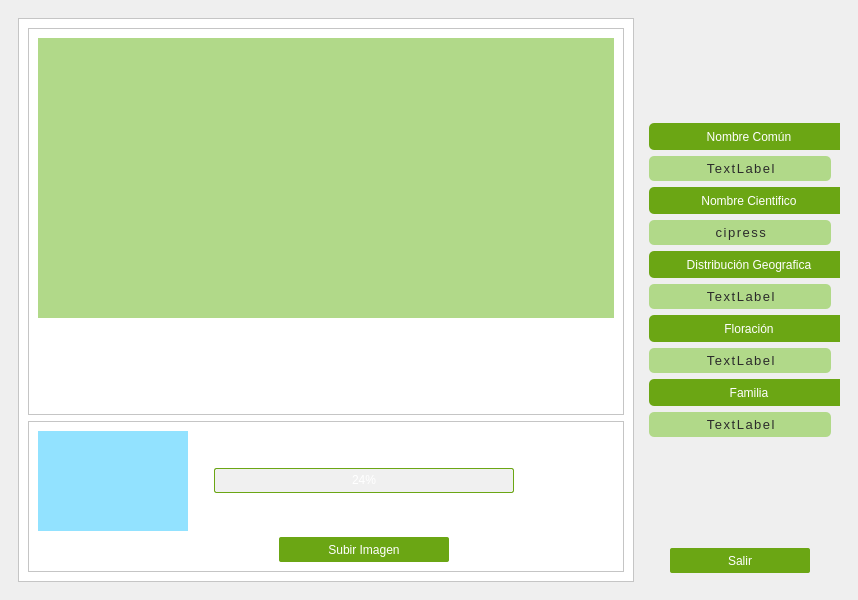
<?xml version="1.0" encoding="UTF-8"?>
<ui version="4.0">
 <class>MainWindow</class>
 <widget class="QMainWindow" name="MainWindow">
  <property name="geometry">
   <rect>
    <x>0</x>
    <y>0</y>
    <width>838</width>
    <height>600</height>
   </rect>
  </property>
  <property name="windowTitle">
   <string>MainWindow</string>
  </property>
  <property name="styleSheet">
   <string notr="true">background-color: rgb(255, 255, 255);
QPushButton {
    background-color: #6BA614;  /* Fondo más transparente */
    border-radius: 5px;  /* Bordes redondeados */
    padding: 5px 5px;  /* Espaciado interno */
    font: bold 12px &quot;Montserrat&quot;;  /* Fuente moderna */
    color: white;  /* Texto en blanco */
    border: none;  /* Sin borde */
    box-shadow: 3px 3px 8px rgba(0, 0, 0, 0.2);  /* Sombra sutil */
}

QPushButton:hover {
    background-color: #3A5A40;  /* Cambio de color al pasar el mouse */
}

QPushButton:pressed {
    background-color: #2C4A34;  /* Cambio de color al hacer clic */
    box-shadow: none;  /* Quita la sombra para efecto de presión */
}
</string>
  </property>
  <widget class="QWidget" name="centralwidget">
   <layout class="QGridLayout" name="gridLayout_2">
    <item row="0" column="0">
     <widget class="QFrame" name="gridFrame">
      <property name="styleSheet">
       <string notr="true"/>
      </property>
      <layout class="QGridLayout" name="gridLayout">
       <item row="0" column="0">
        <widget class="QFrame" name="frame_2">
         <property name="styleSheet">
          <string notr="true">background-color: rgb(155, 124, 255);
background-color: rgb(255, 255, 255);</string>
         </property>
         <property name="frameShape">
          <enum>QFrame::StyledPanel</enum>
         </property>
         <property name="frameShadow">
          <enum>QFrame::Raised</enum>
         </property>
         <layout class="QVBoxLayout" name="verticalLayout">
          <item>
           <widget class="QFrame" name="frame_3">
            <property name="styleSheet">
             <string notr="true"/>
            </property>
            <property name="frameShape">
             <enum>QFrame::StyledPanel</enum>
            </property>
            <property name="frameShadow">
             <enum>QFrame::Raised</enum>
            </property>
            <layout class="QVBoxLayout" name="verticalLayout_3">
             <item alignment="Qt::AlignTop">
              <widget class="QLabel" name="LabelCamara">
               <property name="sizePolicy">
                <sizepolicy hsizetype="Preferred" vsizetype="Fixed">
                 <horstretch>0</horstretch>
                 <verstretch>0</verstretch>
                </sizepolicy>
               </property>
               <property name="minimumSize">
                <size>
                 <width>0</width>
                 <height>280</height>
                </size>
               </property>
               <property name="maximumSize">
                <size>
                 <width>16777215</width>
                 <height>280</height>
                </size>
               </property>
               <property name="styleSheet">
                <string notr="true">background-color: rgb(177, 217, 137);a</string>
               </property>
               <property name="text">
                <string/>
               </property>
              </widget>
             </item>
            </layout>
           </widget>
          </item>
          <item>
           <widget class="QFrame" name="frame_4">
            <property name="sizePolicy">
             <sizepolicy hsizetype="Preferred" vsizetype="Fixed">
              <horstretch>0</horstretch>
              <verstretch>0</verstretch>
             </sizepolicy>
            </property>
            <property name="minimumSize">
             <size>
              <width>0</width>
              <height>100</height>
             </size>
            </property>
            <property name="styleSheet">
             <string notr="true"/>
            </property>
            <property name="frameShape">
             <enum>QFrame::StyledPanel</enum>
            </property>
            <property name="frameShadow">
             <enum>QFrame::Raised</enum>
            </property>
            <layout class="QGridLayout" name="gridLayout_3">
             <item row="1" column="2" alignment="Qt::AlignHCenter">
              <widget class="QPushButton" name="BtnSubir">
               <property name="sizePolicy">
                <sizepolicy hsizetype="Fixed" vsizetype="Fixed">
                 <horstretch>0</horstretch>
                 <verstretch>0</verstretch>
                </sizepolicy>
               </property>
               <property name="minimumSize">
                <size>
                 <width>170</width>
                 <height>25</height>
                </size>
               </property>
               <property name="maximumSize">
                <size>
                 <width>170</width>
                 <height>25</height>
                </size>
               </property>
               <property name="cursor">
                <cursorShape>PointingHandCursor</cursorShape>
               </property>
               <property name="styleSheet">
                <string notr="true">QPushButton {
    background-color: #6BA614;  /* Fondo más transparente */
    border-radius: 2px;  /* Bordes redondeados */
    padding: 5px 5px;  /* Espaciado interno */
    font: bold 12px &quot;Montserrat&quot;;  /* Fuente moderna */
    color: white;  /* Texto en blanco */
    border: none;  /* Sin borde */
    box-shadow: 3px 3px 8px rgba(0, 0, 0, 0.2);  /* Sombra sutil */
}

QPushButton:hover {
    background-color: #3A5A40;  /* Cambio de color al pasar el mouse */
}

QPushButton:pressed {
    background-color: #2C4A34;  /* Cambio de color al hacer clic */
    box-shadow: none;  /* Quita la sombra para efecto de presión */
}
</string>
               </property>
               <property name="text">
                <string>Subir Imagen</string>
               </property>
               <property name="icon">
                <iconset>
                 <normaloff>static/folder-upload.png</normaloff>static/folder-upload.png</iconset>
               </property>
              </widget>
             </item>
             <item row="0" column="2" alignment="Qt::AlignLeft|Qt::AlignVCenter">
              <widget class="QProgressBar" name="BarraProgreso">
               <property name="sizePolicy">
                <sizepolicy hsizetype="Fixed" vsizetype="Fixed">
                 <horstretch>0</horstretch>
                 <verstretch>0</verstretch>
                </sizepolicy>
               </property>
               <property name="minimumSize">
                <size>
                 <width>300</width>
                 <height>25</height>
                </size>
               </property>
               <property name="maximumSize">
                <size>
                 <width>300</width>
                 <height>25</height>
                </size>
               </property>
               <property name="styleSheet">
                <string notr="true">QProgressBar {
    border: 1px solid #6BA614;  /* Borde sutil verde oscuro */
    border-radius: 2px;  /* Bordes más redondeados */
    background-color: #f0f0f0;  /* Fondo gris claro */
    text-align: center;  /* Texto centrado */
    font: bold 12px &quot;Montserrat&quot;;  /* Fuente más elegante */
    color: #ffffff;  /* Color de texto oscuro */
    padding: 2px;  /* Espaciado interno */
}

QProgressBar::chunk {
    background: qlineargradient(spread:pad, x1:0, y1:0, x2:1, y2:0, 
                                stop:0 #6BA614, stop:1 #B1D989); /* Degradado */
    border-radius: 6px;  /* Bordes redondeados en la barra */
    transition: background 0.3s ease-in-out;  /* Transición suave */
}

/* Efecto hover para resaltar cuando se pase el mouse */
QProgressBar:hover::chunk {
    background: qlineargradient(spread:pad, x1:0, y1:0, x2:1, y2:0, 
                                stop:0 #5B900F, stop:1 #A3C873); /* Verde más oscuro */
}
</string>
               </property>
               <property name="value">
                <number>24</number>
               </property>
              </widget>
             </item>
             <item row="0" column="0" alignment="Qt::AlignHCenter|Qt::AlignVCenter">
              <widget class="QLabel" name="ImgDefecto">
               <property name="sizePolicy">
                <sizepolicy hsizetype="Fixed" vsizetype="Fixed">
                 <horstretch>0</horstretch>
                 <verstretch>0</verstretch>
                </sizepolicy>
               </property>
               <property name="minimumSize">
                <size>
                 <width>150</width>
                 <height>100</height>
                </size>
               </property>
               <property name="maximumSize">
                <size>
                 <width>150</width>
                 <height>100</height>
                </size>
               </property>
               <property name="styleSheet">
                <string notr="true">background-color: rgb(146, 226, 255);</string>
               </property>
               <property name="text">
                <string/>
               </property>
               <property name="pixmap">
                <pixmap>static/blog_placeholder.jpg</pixmap>
               </property>
               <property name="scaledContents">
                <bool>true</bool>
               </property>
              </widget>
             </item>
             <item row="0" column="3">
              <spacer name="horizontalSpacer">
               <property name="orientation">
                <enum>Qt::Horizontal</enum>
               </property>
               <property name="sizeType">
                <enum>QSizePolicy::Fixed</enum>
               </property>
               <property name="sizeHint" stdset="0">
                <size>
                 <width>100</width>
                 <height>100</height>
                </size>
               </property>
              </spacer>
             </item>
             <item row="0" column="1">
              <spacer name="horizontalSpacer_2">
               <property name="orientation">
                <enum>Qt::Horizontal</enum>
               </property>
               <property name="sizeType">
                <enum>QSizePolicy::Fixed</enum>
               </property>
               <property name="sizeHint" stdset="0">
                <size>
                 <width>20</width>
                 <height>20</height>
                </size>
               </property>
              </spacer>
             </item>
            </layout>
           </widget>
          </item>
         </layout>
        </widget>
       </item>
       <item row="0" column="1">
        <widget class="QFrame" name="frame">
         <property name="sizePolicy">
          <sizepolicy hsizetype="Fixed" vsizetype="Preferred">
           <horstretch>0</horstretch>
           <verstretch>0</verstretch>
          </sizepolicy>
         </property>
         <property name="minimumSize">
          <size>
           <width>200</width>
           <height>0</height>
          </size>
         </property>
         <property name="styleSheet">
          <string notr="true">
border-radius: 5px;  /* Bordes redondeados */
box-shadow: 3px 3px 8px rgba(0, 0, 0, 0.2); /* Sombra suave */
</string>
         </property>
         <property name="frameShape">
          <enum>QFrame::StyledPanel</enum>
         </property>
         <property name="frameShadow">
          <enum>QFrame::Raised</enum>
         </property>
         <layout class="QVBoxLayout" name="verticalLayout_2">
          <item>
           <widget class="QLabel" name="label">
            <property name="sizePolicy">
             <sizepolicy hsizetype="Fixed" vsizetype="Fixed">
              <horstretch>0</horstretch>
              <verstretch>0</verstretch>
             </sizepolicy>
            </property>
            <property name="minimumSize">
             <size>
              <width>200</width>
              <height>90</height>
             </size>
            </property>
            <property name="maximumSize">
             <size>
              <width>200</width>
              <height>90</height>
             </size>
            </property>
            <property name="layoutDirection">
             <enum>Qt::LeftToRight</enum>
            </property>
            <property name="styleSheet">
             <string notr="true">QLabel {
    border: none;
}
</string>
            </property>
            <property name="text">
             <string/>
            </property>
            <property name="pixmap">
             <pixmap>static/IconoTesisAc.png</pixmap>
            </property>
            <property name="scaledContents">
             <bool>true</bool>
            </property>
           </widget>
          </item>
          <item alignment="Qt::AlignHCenter">
           <widget class="QToolButton" name="toolButton">
            <property name="sizePolicy">
             <sizepolicy hsizetype="Fixed" vsizetype="Fixed">
              <horstretch>0</horstretch>
              <verstretch>0</verstretch>
             </sizepolicy>
            </property>
            <property name="minimumSize">
             <size>
              <width>200</width>
              <height>0</height>
             </size>
            </property>
            <property name="cursor">
             <cursorShape>ArrowCursor</cursorShape>
            </property>
            <property name="whatsThis">
             <string>&lt;html&gt;&lt;head/&gt;&lt;body&gt;&lt;p align=&quot;center&quot;&gt;&lt;br/&gt;&lt;/p&gt;&lt;/body&gt;&lt;/html&gt;</string>
            </property>
            <property name="styleSheet">
             <string notr="true">QToolButton {
    background-color: #6BA614;  /* Color de fondo */
    border-radius: 5px;  /* Bordes redondeados */
    padding: 5px 20px;  /* Espaciado, ajustado para el icono */
    font: bold 10px &quot;Montserrat&quot;;  /* Fuente moderna */
    color: white;  /* Texto en blanco */
    border: none;  /* Sin borde */
    box-shadow: 3px 3px 8px rgba(0, 0, 0, 0.2);  /* Sombra sutil */
}

</string>
            </property>
            <property name="text">
             <string>Nombre Común</string>
            </property>
            <property name="icon">
             <iconset>
              <normaloff>static/tree.png</normaloff>static/tree.png</iconset>
            </property>
            <property name="iconSize">
             <size>
              <width>32</width>
              <height>15</height>
             </size>
            </property>
            <property name="toolButtonStyle">
             <enum>Qt::ToolButtonTextBesideIcon</enum>
            </property>
            <property name="autoRaise">
             <bool>false</bool>
            </property>
           </widget>
          </item>
          <item>
           <widget class="QLabel" name="LabelNombre1">
            <property name="styleSheet">
             <string notr="true">QLabel {
    font: bold 10px &quot;Georgia&quot;, serif;  /* Fuente aún más elegante y con mayor estilo */
    background-color: #B1D989;  /* Fondo más transparente */
    border: none;  /* Sin bordes en los lados */
    border-radius: 5px;  /* Bordes más suaves */
    color: #2b2b2b;  /* Color del texto */
    padding: 5px 15px;  /* Espaciado más amplio */
    letter-spacing: 1.5px;  /* Espaciado entre letras más elegante */
    text-transform: capitalize;  /* Primera letra en mayúscula */
    text-align: center;  /* Centrar el texto */
  
}
</string>
            </property>
            <property name="text">
             <string>&lt;html&gt;&lt;head/&gt;&lt;body&gt;&lt;p align=&quot;center&quot;&gt;&lt;span style=&quot; font-size:10pt;&quot;&gt;TextLabel&lt;/span&gt;&lt;/p&gt;&lt;/body&gt;&lt;/html&gt;</string>
            </property>
           </widget>
          </item>
          <item>
           <widget class="QToolButton" name="toolButton_2">
            <property name="sizePolicy">
             <sizepolicy hsizetype="Fixed" vsizetype="Fixed">
              <horstretch>0</horstretch>
              <verstretch>0</verstretch>
             </sizepolicy>
            </property>
            <property name="minimumSize">
             <size>
              <width>200</width>
              <height>0</height>
             </size>
            </property>
            <property name="cursor">
             <cursorShape>ArrowCursor</cursorShape>
            </property>
            <property name="styleSheet">
             <string notr="true">QToolButton {
    background-color: #6BA614;  /* Color de fondo */
    border-radius: 5px;  /* Bordes redondeados */
    padding: 5px 20px;  /* Espaciado, ajustado para el icono */
    font: bold 10px &quot;Montserrat&quot;;  /* Fuente moderna */
    color: white;  /* Texto en blanco */
    border: none;  /* Sin borde */
    box-shadow: 3px 3px 8px rgba(0, 0, 0, 0.2);  /* Sombra sutil */
}

</string>
            </property>
            <property name="text">
             <string>Nombre Cientifico</string>
            </property>
            <property name="icon">
             <iconset>
              <normaloff>static/attribution-pencil.png</normaloff>static/attribution-pencil.png</iconset>
            </property>
            <property name="toolButtonStyle">
             <enum>Qt::ToolButtonTextBesideIcon</enum>
            </property>
           </widget>
          </item>
          <item>
           <widget class="QLabel" name="LabelNombre2">
            <property name="styleSheet">
             <string notr="true">QLabel {
    font: bold 10px &quot;Georgia&quot;, serif;  /* Fuente aún más elegante y con mayor estilo */
    background-color: #B1D989;  /* Fondo más transparente */
    border: none;  /* Sin bordes en los lados */
    border-radius: 5px;  /* Bordes más suaves */
    color: #2b2b2b;  /* Color del texto */
    padding: 5px 15px;  /* Espaciado más amplio */
    letter-spacing: 1.5px;  /* Espaciado entre letras más elegante */
    text-transform: capitalize;  /* Primera letra en mayúscula */
    text-align: center;  /* Centrar el texto */
  
}
</string>
            </property>
            <property name="text">
             <string>&lt;html&gt;&lt;head/&gt;&lt;body&gt;&lt;p align=&quot;center&quot;&gt;&lt;span style=&quot; font-size:10pt;&quot;&gt;cipress&lt;/span&gt;&lt;/p&gt;&lt;/body&gt;&lt;/html&gt;</string>
            </property>
           </widget>
          </item>
          <item>
           <widget class="QToolButton" name="toolButton_3">
            <property name="sizePolicy">
             <sizepolicy hsizetype="Fixed" vsizetype="Fixed">
              <horstretch>0</horstretch>
              <verstretch>0</verstretch>
             </sizepolicy>
            </property>
            <property name="minimumSize">
             <size>
              <width>200</width>
              <height>0</height>
             </size>
            </property>
            <property name="cursor">
             <cursorShape>ArrowCursor</cursorShape>
            </property>
            <property name="styleSheet">
             <string notr="true">QToolButton {
    background-color: #6BA614;  /* Color de fondo */
    border-radius: 5px;  /* Bordes redondeados */
    padding: 5px 20px;  /* Espaciado, ajustado para el icono */
    font: bold 10px &quot;Montserrat&quot;;  /* Fuente moderna */
    color: white;  /* Texto en blanco */
    border: none;  /* Sin borde */
    box-shadow: 3px 3px 8px rgba(0, 0, 0, 0.2);  /* Sombra sutil */
}

</string>
            </property>
            <property name="text">
             <string>Distribución Geografica</string>
            </property>
            <property name="icon">
             <iconset>
              <normaloff>static/earth.png</normaloff>static/earth.png</iconset>
            </property>
            <property name="toolButtonStyle">
             <enum>Qt::ToolButtonTextBesideIcon</enum>
            </property>
           </widget>
          </item>
          <item>
           <widget class="QLabel" name="LabelDistribucion">
            <property name="styleSheet">
             <string notr="true">QLabel {
    font: bold 10px &quot;Georgia&quot;, serif;  /* Fuente aún más elegante y con mayor estilo */
    background-color: #B1D989;  /* Fondo más transparente */
    border: none;  /* Sin bordes en los lados */
    border-radius: 5px;  /* Bordes más suaves */
    color: #2b2b2b;  /* Color del texto */
    padding: 5px 15px;  /* Espaciado más amplio */
    letter-spacing: 1.5px;  /* Espaciado entre letras más elegante */
    text-transform: capitalize;  /* Primera letra en mayúscula */
    text-align: center;  /* Centrar el texto */
  
}
</string>
            </property>
            <property name="text">
             <string>&lt;html&gt;&lt;head/&gt;&lt;body&gt;&lt;p align=&quot;center&quot;&gt;&lt;span style=&quot; font-size:10pt;&quot;&gt;TextLabel&lt;/span&gt;&lt;/p&gt;&lt;/body&gt;&lt;/html&gt;</string>
            </property>
           </widget>
          </item>
          <item>
           <widget class="QToolButton" name="toolButton_4">
            <property name="sizePolicy">
             <sizepolicy hsizetype="Fixed" vsizetype="Fixed">
              <horstretch>0</horstretch>
              <verstretch>0</verstretch>
             </sizepolicy>
            </property>
            <property name="minimumSize">
             <size>
              <width>200</width>
              <height>0</height>
             </size>
            </property>
            <property name="cursor">
             <cursorShape>ArrowCursor</cursorShape>
            </property>
            <property name="styleSheet">
             <string notr="true">QToolButton {
    background-color: #6BA614;  /* Color de fondo */
    border-radius: 5px;  /* Bordes redondeados */
    padding: 5px 20px;  /* Espaciado, ajustado para el icono */
    font: bold 10px &quot;Montserrat&quot;;  /* Fuente moderna */
    color: white;  /* Texto en blanco */
    border: none;  /* Sin borde */
    box-shadow: 3px 3px 8px rgba(0, 0, 0, 0.2);  /* Sombra sutil */
}

</string>
            </property>
            <property name="text">
             <string>Floración</string>
            </property>
            <property name="icon">
             <iconset>
              <normaloff>static/massage.png</normaloff>static/massage.png</iconset>
            </property>
            <property name="toolButtonStyle">
             <enum>Qt::ToolButtonTextBesideIcon</enum>
            </property>
           </widget>
          </item>
          <item>
           <widget class="QLabel" name="LabelFloracion">
            <property name="styleSheet">
             <string notr="true">QLabel {
    font: bold 10px &quot;Georgia&quot;, serif;  /* Fuente aún más elegante y con mayor estilo */
    background-color: #B1D989;  /* Fondo más transparente */
    border: none;  /* Sin bordes en los lados */
    border-radius: 5px;  /* Bordes más suaves */
    color: #2b2b2b;  /* Color del texto */
    padding: 5px 15px;  /* Espaciado más amplio */
    letter-spacing: 1.5px;  /* Espaciado entre letras más elegante */
    text-transform: capitalize;  /* Primera letra en mayúscula */
    text-align: center;  /* Centrar el texto */
  
}
</string>
            </property>
            <property name="text">
             <string>&lt;html&gt;&lt;head/&gt;&lt;body&gt;&lt;p align=&quot;center&quot;&gt;&lt;span style=&quot; font-size:10pt;&quot;&gt;TextLabel&lt;/span&gt;&lt;/p&gt;&lt;/body&gt;&lt;/html&gt;</string>
            </property>
           </widget>
          </item>
          <item>
           <widget class="QToolButton" name="toolButton_5">
            <property name="sizePolicy">
             <sizepolicy hsizetype="Fixed" vsizetype="Fixed">
              <horstretch>0</horstretch>
              <verstretch>0</verstretch>
             </sizepolicy>
            </property>
            <property name="minimumSize">
             <size>
              <width>200</width>
              <height>0</height>
             </size>
            </property>
            <property name="cursor">
             <cursorShape>ArrowCursor</cursorShape>
            </property>
            <property name="styleSheet">
             <string notr="true">QToolButton {
    background-color: #6BA614;  /* Color de fondo */
    border-radius: 5px;  /* Bordes redondeados */
    padding: 5px 20px;  /* Espaciado, ajustado para el icono */
    font: bold 10px &quot;Montserrat&quot;;  /* Fuente moderna */
    color: white;  /* Texto en blanco */
    border: none;  /* Sin borde */
    box-shadow: 3px 3px 8px rgba(0, 0, 0, 0.2);  /* Sombra sutil */
}

</string>
            </property>
            <property name="text">
             <string>Familia</string>
            </property>
            <property name="icon">
             <iconset>
              <normaloff>static/chart-tree.png</normaloff>static/chart-tree.png</iconset>
            </property>
            <property name="iconSize">
             <size>
              <width>18</width>
              <height>14</height>
             </size>
            </property>
            <property name="toolButtonStyle">
             <enum>Qt::ToolButtonTextBesideIcon</enum>
            </property>
           </widget>
          </item>
          <item>
           <widget class="QLabel" name="LabelFamiia">
            <property name="styleSheet">
             <string notr="true">QLabel {
    font: bold 10px &quot;Georgia&quot;, serif;  /* Fuente aún más elegante y con mayor estilo */
    background-color: #B1D989;  /* Fondo más transparente */
    border: none;  /* Sin bordes en los lados */
    border-radius: 5px;  /* Bordes más suaves */
    color: #2b2b2b;  /* Color del texto */
    padding: 5px 15px;  /* Espaciado más amplio */
    letter-spacing: 1.5px;  /* Espaciado entre letras más elegante */
    text-transform: capitalize;  /* Primera letra en mayúscula */
    text-align: center;  /* Centrar el texto */
  
}
</string>
            </property>
            <property name="text">
             <string>&lt;html&gt;&lt;head/&gt;&lt;body&gt;&lt;p align=&quot;center&quot;&gt;&lt;span style=&quot; font-size:10pt;&quot;&gt;TextLabel&lt;/span&gt;&lt;/p&gt;&lt;/body&gt;&lt;/html&gt;</string>
            </property>
           </widget>
          </item>
          <item>
           <spacer name="verticalSpacer">
            <property name="orientation">
             <enum>Qt::Vertical</enum>
            </property>
            <property name="sizeHint" stdset="0">
             <size>
              <width>20</width>
              <height>40</height>
             </size>
            </property>
           </spacer>
          </item>
          <item alignment="Qt::AlignHCenter">
           <widget class="QPushButton" name="BtnSalir">
            <property name="sizePolicy">
             <sizepolicy hsizetype="Fixed" vsizetype="Fixed">
              <horstretch>0</horstretch>
              <verstretch>0</verstretch>
             </sizepolicy>
            </property>
            <property name="minimumSize">
             <size>
              <width>140</width>
              <height>25</height>
             </size>
            </property>
            <property name="maximumSize">
             <size>
              <width>140</width>
              <height>25</height>
             </size>
            </property>
            <property name="cursor">
             <cursorShape>PointingHandCursor</cursorShape>
            </property>
            <property name="styleSheet">
             <string notr="true">QPushButton {
    background-color: #6BA614;  /* Fondo más transparente */
    border-radius: 2px;  /* Bordes redondeados */
    padding: 5px 5px;  /* Espaciado interno */
    font: bold 12px &quot;Montserrat&quot;;  /* Fuente moderna */
    color: white;  /* Texto en blanco */
    border: none;  /* Sin borde */
    box-shadow: 3px 3px 8px rgba(0, 0, 0, 0.2);  /* Sombra sutil */
}

QPushButton:hover {
    background-color: #3A5A40;  /* Cambio de color al pasar el mouse */
}

QPushButton:pressed {
    background-color: #2C4A34;  /* Cambio de color al hacer clic */
    box-shadow: none;  /* Quita la sombra para efecto de presión */
}
</string>
            </property>
            <property name="text">
             <string>Salir</string>
            </property>
            <property name="icon">
             <iconset>
              <normaloff>static/logout.png</normaloff>static/logout.png</iconset>
            </property>
           </widget>
          </item>
         </layout>
        </widget>
       </item>
      </layout>
     </widget>
    </item>
   </layout>
  </widget>
  <widget class="QMenuBar" name="menubar">
   <property name="geometry">
    <rect>
     <x>0</x>
     <y>0</y>
     <width>838</width>
     <height>18</height>
    </rect>
   </property>
  </widget>
 </widget>
 <resources/>
 <connections/>
</ui>
